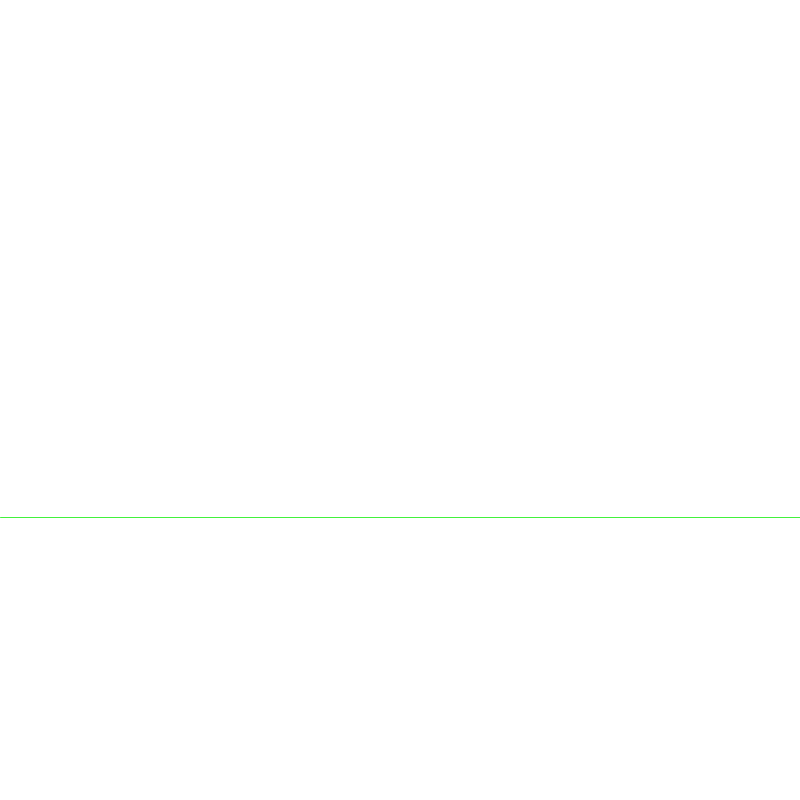
Frame 1 (no input)
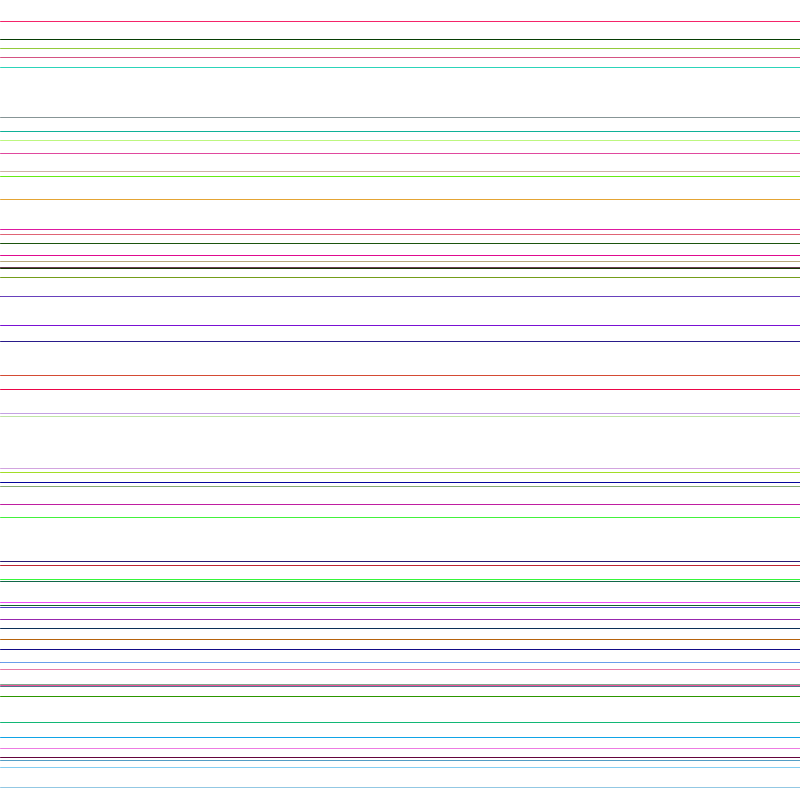
Frame 60 (the mouse pressed at the canvas centre just before this capture)
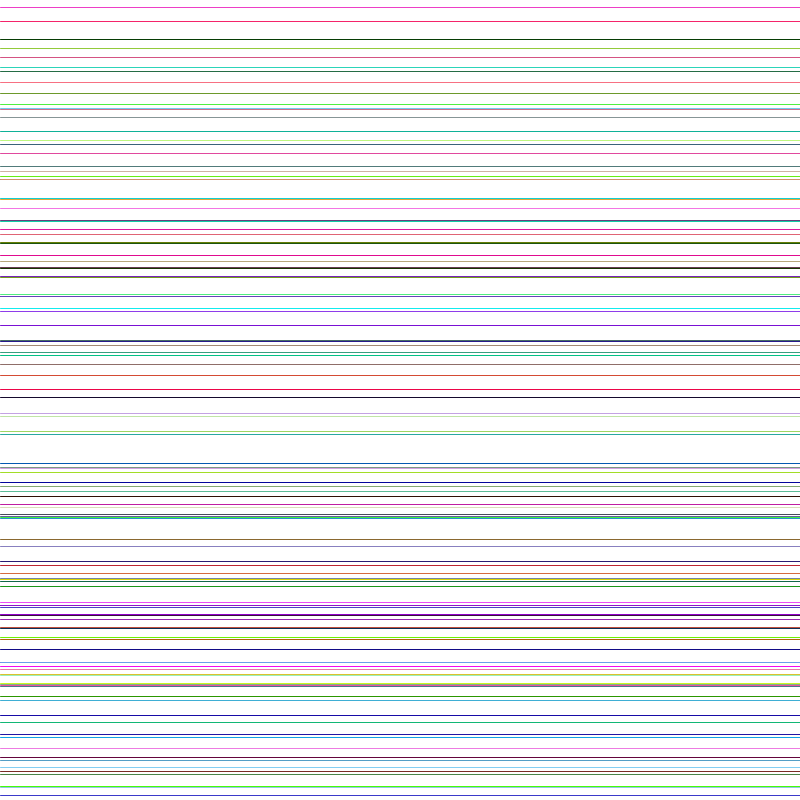
Frame 120 (the mouse held since frame 60 and released just before this capture)

The Processing sketch that drew these frames (run headless with seeded random() and noise(); from frame 60 on, the mouse is pressed at the canvas centre):

// Processing sketch: sketch_0017randomHorizontalLine
// ── sketch_0017randomHorizontalLine.pde
//linee che attraversano lo sketch
//ma rimangono sempre parallele e non inclinate
void setup() {
   size(800, 800); 
   background(255);
}

void draw() {
  /*introduciamo una nuova variabile "float" che immagazzina
  un numero randomico tra 0 e 800
  questo numero lo usiamo poi per esprimere i due punti y
  della nostra linea (riga 16)*/
  float posizione = random(800);
  frameRate(5);
  stroke(random(255), random(255), random(255));
  line(0, posizione, 800, posizione);
}
